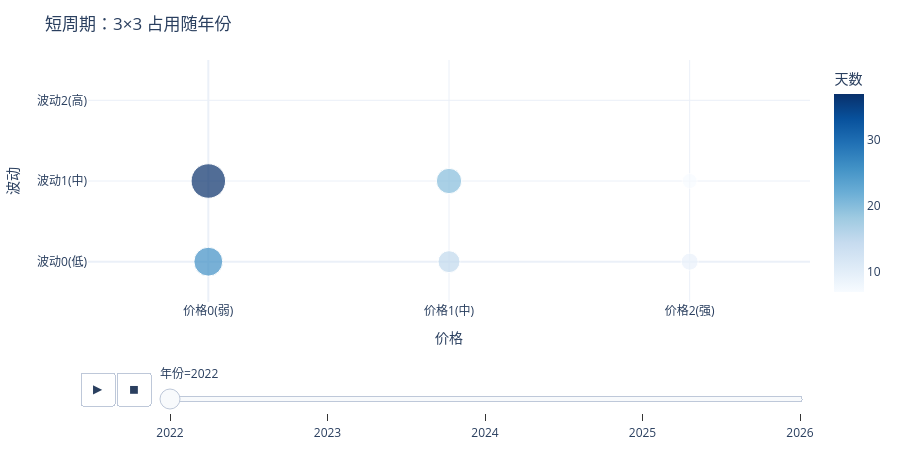

Notebook cell for this chart:
### Code cell
plot_animation('短价格', '短波动', '短周期').show()

### Figure 1 — Plotly figure (JSON) as saved in the notebook; plotly's stock layout.template omitted (floating-point values rounded to 4 significant figures)
{"data": [{"hovertemplate": "年份=2022<br>价格=%{x}<br>波动=%{y}<br>天数=%{marker.color}<extra></extra>", "legendgroup": "", "marker": {"color": [26, 37, 15, 20, 9, 7], "coloraxis": "coloraxis", "size": [26, 37, 15, 20, 9, 7], "sizemode": "area", "sizeref": 0.06222, "symbol": "circle"}, "mode": "markers", "name": "", "orientation": "v", "showlegend": false, "type": "scatter", "x": [0, 0, 1, 1, 2, 2], "xaxis": "x", "y": [0, 1, 0, 1, 0, 1], "yaxis": "y"}], "layout": {"coloraxis": {"autocolorscale": false, "colorbar": {"title": {"text": "天数"}}, "colorscale": [[0.0, "rgb(247,251,255)"], [0.125, "rgb(222,235,247)"], [0.25, "rgb(198,219,239)"], [0.375, "rgb(158,202,225)"], [0.5, "rgb(107,174,214)"], [0.625, "rgb(66,146,198)"], [0.75, "rgb(33,113,181)"], [0.875, "rgb(8,81,156)"], [1.0, "rgb(8,48,107)"]]}, "height": 460, "legend": {"itemsizing": "constant", "tracegroupgap": 0}, "margin": {"b": 40, "l": 40, "r": 20, "t": 60}, "sliders": [{"active": 0, "currentvalue": {"prefix": "年份="}, "len": 0.9, "pad": {"b": 10, "t": 60}, "steps": [{"args": [["2022"], {"frame": {"duration": 0, "redraw": false}, "fromcurrent": true, "mode": "immediate", "transition": {"duration": 0, "easing": "linear"}}], "label": "2022", "method": "animate"}, {"args": [["2023"], {"frame": {"duration": 0, "redraw": false}, "fromcurrent": true, "mode": "immediate", "transition": {"duration": 0, "easing": "linear"}}], "label": "2023", "method": "animate"}, {"args": [["2024"], {"frame": {"duration": 0, "redraw": false}, "fromcurrent": true, "mode": "immediate", "transition": {"duration": 0, "easing": "linear"}}], "label": "2024", "method": "animate"}, {"args": [["2025"], {"frame": {"duration": 0, "redraw": false}, "fromcurrent": true, "mode": "immediate", "transition": {"duration": 0, "easing": "linear"}}], "label": "2025", "method": "animate"}, {"args": [["2026"], {"frame": {"duration": 0, "redraw": false}, "fromcurrent": true, "mode": "immediate", "transition": {"duration": 0, "easing": "linear"}}], "label": "2026", "method": "animate"}], "x": 0.1, "xanchor": "left", "y": 0, "yanchor": "top"}], "title": {"text": "短周期：3×3 占用随年份"}, "updatemenus": [{"buttons": [{"args": [null, {"frame": {"duration": 500, "redraw": false}, "fromcurrent": true, "mode": "immediate", "transition": {"duration": 500, "easing": "linear"}}], "label": "&#9654;", "method": "animate"}, {"args": [[null], {"frame": {"duration": 0, "redraw": false}, "fromcurrent": true, "mode": "immediate", "transition": {"duration": 0, "easing": "linear"}}], "label": "&#9724;", "method": "animate"}], "direction": "left", "pad": {"r": 10, "t": 70}, "showactive": false, "type": "buttons", "x": 0.1, "xanchor": "right", "y": 0, "yanchor": "top"}], "xaxis": {"anchor": "y", "domain": [0.0, 1.0], "range": [-0.5, 2.5], "tickmode": "array", "ticktext": ["价格0(弱)", "价格1(中)", "价格2(强)"], "tickvals": [0, 1, 2], "title": {"text": "价格"}}, "yaxis": {"anchor": "x", "domain": [0.0, 1.0], "range": [-0.5, 2.5], "tickmode": "array", "ticktext": ["波动0(低)", "波动1(中)", "波动2(高)"], "tickvals": [0, 1, 2], "title": {"text": "波动"}}}}
